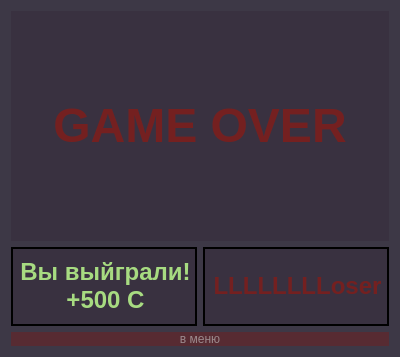
<?xml version="1.0" encoding="UTF-8"?>
<ui version="4.0">
 <class>GameOver</class>
 <widget class="QWidget" name="GameOver">
  <property name="geometry">
   <rect>
    <x>0</x>
    <y>0</y>
    <width>400</width>
    <height>357</height>
   </rect>
  </property>
  <property name="palette">
   <palette>
    <active>
     <colorrole role="Light">
      <brush brushstyle="SolidPattern">
       <color alpha="255">
        <red>61</red>
        <green>56</green>
        <blue>70</blue>
       </color>
      </brush>
     </colorrole>
     <colorrole role="BrightText">
      <brush brushstyle="SolidPattern">
       <color alpha="255">
        <red>61</red>
        <green>56</green>
        <blue>70</blue>
       </color>
      </brush>
     </colorrole>
     <colorrole role="Base">
      <brush brushstyle="SolidPattern">
       <color alpha="255">
        <red>36</red>
        <green>31</green>
        <blue>49</blue>
       </color>
      </brush>
     </colorrole>
     <colorrole role="Window">
      <brush brushstyle="SolidPattern">
       <color alpha="255">
        <red>61</red>
        <green>56</green>
        <blue>70</blue>
       </color>
      </brush>
     </colorrole>
     <colorrole role="HighlightedText">
      <brush brushstyle="SolidPattern">
       <color alpha="255">
        <red>61</red>
        <green>56</green>
        <blue>70</blue>
       </color>
      </brush>
     </colorrole>
    </active>
    <inactive>
     <colorrole role="Light">
      <brush brushstyle="SolidPattern">
       <color alpha="255">
        <red>61</red>
        <green>56</green>
        <blue>70</blue>
       </color>
      </brush>
     </colorrole>
     <colorrole role="BrightText">
      <brush brushstyle="SolidPattern">
       <color alpha="255">
        <red>61</red>
        <green>56</green>
        <blue>70</blue>
       </color>
      </brush>
     </colorrole>
     <colorrole role="Base">
      <brush brushstyle="SolidPattern">
       <color alpha="255">
        <red>36</red>
        <green>31</green>
        <blue>49</blue>
       </color>
      </brush>
     </colorrole>
     <colorrole role="Window">
      <brush brushstyle="SolidPattern">
       <color alpha="255">
        <red>61</red>
        <green>56</green>
        <blue>70</blue>
       </color>
      </brush>
     </colorrole>
     <colorrole role="HighlightedText">
      <brush brushstyle="SolidPattern">
       <color alpha="255">
        <red>61</red>
        <green>56</green>
        <blue>70</blue>
       </color>
      </brush>
     </colorrole>
    </inactive>
    <disabled>
     <colorrole role="Light">
      <brush brushstyle="SolidPattern">
       <color alpha="255">
        <red>61</red>
        <green>56</green>
        <blue>70</blue>
       </color>
      </brush>
     </colorrole>
     <colorrole role="BrightText">
      <brush brushstyle="SolidPattern">
       <color alpha="255">
        <red>61</red>
        <green>56</green>
        <blue>70</blue>
       </color>
      </brush>
     </colorrole>
     <colorrole role="Base">
      <brush brushstyle="SolidPattern">
       <color alpha="255">
        <red>61</red>
        <green>56</green>
        <blue>70</blue>
       </color>
      </brush>
     </colorrole>
     <colorrole role="Window">
      <brush brushstyle="SolidPattern">
       <color alpha="255">
        <red>61</red>
        <green>56</green>
        <blue>70</blue>
       </color>
      </brush>
     </colorrole>
     <colorrole role="HighlightedText">
      <brush brushstyle="SolidPattern">
       <color alpha="255">
        <red>61</red>
        <green>56</green>
        <blue>70</blue>
       </color>
      </brush>
     </colorrole>
    </disabled>
   </palette>
  </property>
  <property name="windowTitle">
   <string>Form</string>
  </property>
  <property name="styleSheet">
   <string notr="true">QLabel {
	background: rgba(53, 43, 58, 0.5);
	border: 2px solid black;
}

QPushButton {
	color: rgb(156, 138, 141);
	background: rgba(113, 31, 31,0.5);
	border: 1px black;
}

QPushButton::pressed {
	color: black;
	background: rgba(144, 119, 119, 0.8);
	border: 1px black;
}</string>
  </property>
  <layout class="QGridLayout" name="gridLayout_2">
   <item row="0" column="1" colspan="2">
    <widget class="QLabel" name="gameOverLbl">
     <property name="minimumSize">
      <size>
       <width>0</width>
       <height>230</height>
      </size>
     </property>
     <property name="styleSheet">
      <string notr="true">color: rgba(133, 17, 41);
border: 1px black;
</string>
     </property>
     <property name="text">
      <string>&lt;html&gt;&lt;head/&gt;&lt;body&gt;&lt;p align=&quot;center&quot;&gt;&lt;span style=&quot; font-size:36pt; font-weight:700; color:#742020;&quot;&gt;GAME OVER&lt;/span&gt;&lt;/p&gt;&lt;/body&gt;&lt;/html&gt;</string>
     </property>
    </widget>
   </item>
   <item row="3" column="1" colspan="2">
    <widget class="QPushButton" name="pushButton">
     <property name="text">
      <string>в меню</string>
     </property>
    </widget>
   </item>
   <item row="1" column="1" colspan="2">
    <layout class="QHBoxLayout" name="horizontalLayout">
     <item>
      <widget class="QLabel" name="victoryLbl">
       <property name="maximumSize">
        <size>
         <width>16777215</width>
         <height>80</height>
        </size>
       </property>
       <property name="text">
        <string>&lt;html&gt;&lt;head/&gt;&lt;body&gt;&lt;p align=&quot;center&quot;&gt;&lt;span style=&quot; font-size:18pt; font-weight:700; color:#a7db81;&quot;&gt;Вы выйграли!&lt;br/&gt;+500 С&lt;/span&gt;&lt;/p&gt;&lt;/body&gt;&lt;/html&gt;</string>
       </property>
      </widget>
     </item>
     <item>
      <widget class="QLabel" name="loseLbl">
       <property name="maximumSize">
        <size>
         <width>16777215</width>
         <height>80</height>
        </size>
       </property>
       <property name="text">
        <string>&lt;html&gt;&lt;head/&gt;&lt;body&gt;&lt;p align=&quot;center&quot;&gt;&lt;span style=&quot; font-size:18pt; font-weight:700; color:#742020;&quot;&gt;LLLLLLLLoser&lt;/span&gt;&lt;/p&gt;&lt;/body&gt;&lt;/html&gt;</string>
       </property>
      </widget>
     </item>
    </layout>
   </item>
  </layout>
 </widget>
 <resources/>
 <connections/>
</ui>
